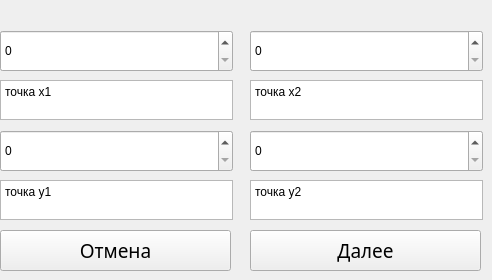
                 <widget class="QWidget" name="page_20">
                  <widget class="QSpinBox" name="spinBox_9">
                   <property name="geometry">
                    <rect>
                     <x>0</x>
                     <y>130</y>
                     <width>233</width>
                     <height>42</height>
                    </rect>
                   </property>
                   <property name="sizePolicy">
                    <sizepolicy hsizetype="Expanding" vsizetype="Fixed">
                     <horstretch>0</horstretch>
                     <verstretch>0</verstretch>
                    </sizepolicy>
                   </property>
                   <property name="minimumSize">
                    <size>
                     <width>0</width>
                     <height>42</height>
                    </size>
                   </property>
                   <property name="layoutDirection">
                    <enum>Qt::LayoutDirection::LeftToRight</enum>
                   </property>
                   <property name="maximum">
                    <number>65535</number>
                   </property>
                  </widget>
                  <widget class="QSpinBox" name="spinBox_14">
                   <property name="geometry">
                    <rect>
                     <x>250</x>
                     <y>130</y>
                     <width>233</width>
                     <height>42</height>
                    </rect>
                   </property>
                   <property name="sizePolicy">
                    <sizepolicy hsizetype="Expanding" vsizetype="Fixed">
                     <horstretch>0</horstretch>
                     <verstretch>0</verstretch>
                    </sizepolicy>
                   </property>
                   <property name="minimumSize">
                    <size>
                     <width>0</width>
                     <height>42</height>
                    </size>
                   </property>
                   <property name="layoutDirection">
                    <enum>Qt::LayoutDirection::LeftToRight</enum>
                   </property>
                   <property name="maximum">
                    <number>65535</number>
                   </property>
                  </widget>
                  <widget class="QSpinBox" name="spinBox_15">
                   <property name="geometry">
                    <rect>
                     <x>250</x>
                     <y>30</y>
                     <width>233</width>
                     <height>42</height>
                    </rect>
                   </property>
                   <property name="sizePolicy">
                    <sizepolicy hsizetype="Expanding" vsizetype="Fixed">
                     <horstretch>0</horstretch>
                     <verstretch>0</verstretch>
                    </sizepolicy>
                   </property>
                   <property name="minimumSize">
                    <size>
                     <width>0</width>
                     <height>42</height>
                    </size>
                   </property>
                   <property name="layoutDirection">
                    <enum>Qt::LayoutDirection::LeftToRight</enum>
                   </property>
                   <property name="maximum">
                    <number>65535</number>
                   </property>
                  </widget>
                  <widget class="QSpinBox" name="spinBox_16">
                   <property name="geometry">
                    <rect>
                     <x>0</x>
                     <y>30</y>
                     <width>233</width>
                     <height>42</height>
                    </rect>
                   </property>
                   <property name="sizePolicy">
                    <sizepolicy hsizetype="Expanding" vsizetype="Fixed">
                     <horstretch>0</horstretch>
                     <verstretch>0</verstretch>
                    </sizepolicy>
                   </property>
                   <property name="minimumSize">
                    <size>
                     <width>0</width>
                     <height>42</height>
                    </size>
                   </property>
                   <property name="layoutDirection">
                    <enum>Qt::LayoutDirection::LeftToRight</enum>
                   </property>
                   <property name="maximum">
                    <number>65535</number>
                   </property>
                  </widget>
                  <widget class="QSpinBox" name="spinBox_17">
                   <property name="geometry">
                    <rect>
                     <x>250</x>
                     <y>130</y>
                     <width>233</width>
                     <height>42</height>
                    </rect>
                   </property>
                   <property name="sizePolicy">
                    <sizepolicy hsizetype="Expanding" vsizetype="Fixed">
                     <horstretch>0</horstretch>
                     <verstretch>0</verstretch>
                    </sizepolicy>
                   </property>
                   <property name="minimumSize">
                    <size>
                     <width>0</width>
                     <height>42</height>
                    </size>
                   </property>
                   <property name="layoutDirection">
                    <enum>Qt::LayoutDirection::LeftToRight</enum>
                   </property>
                   <property name="maximum">
                    <number>65535</number>
                   </property>
                  </widget>
                  <widget class="QSpinBox" name="spinBox_18">
                   <property name="geometry">
                    <rect>
                     <x>250</x>
                     <y>30</y>
                     <width>233</width>
                     <height>42</height>
                    </rect>
                   </property>
                   <property name="sizePolicy">
                    <sizepolicy hsizetype="Expanding" vsizetype="Fixed">
                     <horstretch>0</horstretch>
                     <verstretch>0</verstretch>
                    </sizepolicy>
                   </property>
                   <property name="minimumSize">
                    <size>
                     <width>0</width>
                     <height>42</height>
                    </size>
                   </property>
                   <property name="layoutDirection">
                    <enum>Qt::LayoutDirection::LeftToRight</enum>
                   </property>
                   <property name="maximum">
                    <number>65535</number>
                   </property>
                  </widget>
                  <widget class="QSpinBox" name="spinBox_19">
                   <property name="geometry">
                    <rect>
                     <x>0</x>
                     <y>130</y>
                     <width>233</width>
                     <height>42</height>
                    </rect>
                   </property>
                   <property name="sizePolicy">
                    <sizepolicy hsizetype="Expanding" vsizetype="Fixed">
                     <horstretch>0</horstretch>
                     <verstretch>0</verstretch>
                    </sizepolicy>
                   </property>
                   <property name="minimumSize">
                    <size>
                     <width>0</width>
                     <height>42</height>
                    </size>
                   </property>
                   <property name="layoutDirection">
                    <enum>Qt::LayoutDirection::LeftToRight</enum>
                   </property>
                   <property name="maximum">
                    <number>65535</number>
                   </property>
                  </widget>
                  <widget class="QSpinBox" name="spinBox_20">
                   <property name="geometry">
                    <rect>
                     <x>0</x>
                     <y>30</y>
                     <width>233</width>
                     <height>42</height>
                    </rect>
                   </property>
                   <property name="sizePolicy">
                    <sizepolicy hsizetype="Expanding" vsizetype="Fixed">
                     <horstretch>0</horstretch>
                     <verstretch>0</verstretch>
                    </sizepolicy>
                   </property>
                   <property name="minimumSize">
                    <size>
                     <width>0</width>
                     <height>42</height>
                    </size>
                   </property>
                   <property name="layoutDirection">
                    <enum>Qt::LayoutDirection::LeftToRight</enum>
                   </property>
                   <property name="maximum">
                    <number>65535</number>
                   </property>
                  </widget>
                  <widget class="QTextBrowser" name="textBrowser_97">
                   <property name="geometry">
                    <rect>
                     <x>250</x>
                     <y>80</y>
                     <width>233</width>
                     <height>40</height>
                    </rect>
                   </property>
                   <property name="sizePolicy">
                    <sizepolicy hsizetype="Minimum" vsizetype="Expanding">
                     <horstretch>0</horstretch>
                     <verstretch>0</verstretch>
                    </sizepolicy>
                   </property>
                   <property name="minimumSize">
                    <size>
                     <width>97</width>
                     <height>0</height>
                    </size>
                   </property>
                   <property name="maximumSize">
                    <size>
                     <width>16777215</width>
                     <height>40</height>
                    </size>
                   </property>
                   <property name="html">
                    <string>&lt;!DOCTYPE HTML PUBLIC &quot;-//W3C//DTD HTML 4.0//EN&quot; &quot;http://www.w3.org/TR/REC-html40/strict.dtd&quot;&gt;
&lt;html&gt;&lt;head&gt;&lt;meta name=&quot;qrichtext&quot; content=&quot;1&quot; /&gt;&lt;meta charset=&quot;utf-8&quot; /&gt;&lt;style type=&quot;text/css&quot;&gt;
p, li { white-space: pre-wrap; }
hr { height: 1px; border-width: 0; }
li.unchecked::marker { content: &quot;\2610&quot;; }
li.checked::marker { content: &quot;\2612&quot;; }
&lt;/style&gt;&lt;/head&gt;&lt;body style=&quot; font-family:'Noto Sans SC'; font-size:9pt; font-weight:400; font-style:normal;&quot;&gt;
&lt;p style=&quot; margin-top:0px; margin-bottom:0px; margin-left:0px; margin-right:0px; -qt-block-indent:0; text-indent:0px;&quot;&gt;точка x2&lt;/p&gt;
&lt;p style=&quot;-qt-paragraph-type:empty; margin-top:0px; margin-bottom:0px; margin-left:0px; margin-right:0px; -qt-block-indent:0; text-indent:0px;&quot;&gt;&lt;br /&gt;&lt;/p&gt;&lt;/body&gt;&lt;/html&gt;</string>
                   </property>
                  </widget>
                  <widget class="QTextBrowser" name="textBrowser_98">
                   <property name="geometry">
                    <rect>
                     <x>250</x>
                     <y>180</y>
                     <width>233</width>
                     <height>40</height>
                    </rect>
                   </property>
                   <property name="sizePolicy">
                    <sizepolicy hsizetype="Minimum" vsizetype="Expanding">
                     <horstretch>0</horstretch>
                     <verstretch>0</verstretch>
                    </sizepolicy>
                   </property>
                   <property name="minimumSize">
                    <size>
                     <width>97</width>
                     <height>0</height>
                    </size>
                   </property>
                   <property name="maximumSize">
                    <size>
                     <width>16777215</width>
                     <height>40</height>
                    </size>
                   </property>
                   <property name="html">
                    <string>&lt;!DOCTYPE HTML PUBLIC &quot;-//W3C//DTD HTML 4.0//EN&quot; &quot;http://www.w3.org/TR/REC-html40/strict.dtd&quot;&gt;
&lt;html&gt;&lt;head&gt;&lt;meta name=&quot;qrichtext&quot; content=&quot;1&quot; /&gt;&lt;meta charset=&quot;utf-8&quot; /&gt;&lt;style type=&quot;text/css&quot;&gt;
p, li { white-space: pre-wrap; }
hr { height: 1px; border-width: 0; }
li.unchecked::marker { content: &quot;\2610&quot;; }
li.checked::marker { content: &quot;\2612&quot;; }
&lt;/style&gt;&lt;/head&gt;&lt;body style=&quot; font-family:'Noto Sans SC'; font-size:9pt; font-weight:400; font-style:normal;&quot;&gt;
&lt;p style=&quot; margin-top:0px; margin-bottom:0px; margin-left:0px; margin-right:0px; -qt-block-indent:0; text-indent:0px;&quot;&gt;точка y2&lt;/p&gt;&lt;/body&gt;&lt;/html&gt;</string>
                   </property>
                  </widget>
                  <widget class="QTextBrowser" name="textBrowser_99">
                   <property name="geometry">
                    <rect>
                     <x>0</x>
                     <y>180</y>
                     <width>233</width>
                     <height>40</height>
                    </rect>
                   </property>
                   <property name="sizePolicy">
                    <sizepolicy hsizetype="Minimum" vsizetype="Expanding">
                     <horstretch>0</horstretch>
                     <verstretch>0</verstretch>
                    </sizepolicy>
                   </property>
                   <property name="minimumSize">
                    <size>
                     <width>97</width>
                     <height>0</height>
                    </size>
                   </property>
                   <property name="maximumSize">
                    <size>
                     <width>16777215</width>
                     <height>40</height>
                    </size>
                   </property>
                   <property name="html">
                    <string>&lt;!DOCTYPE HTML PUBLIC &quot;-//W3C//DTD HTML 4.0//EN&quot; &quot;http://www.w3.org/TR/REC-html40/strict.dtd&quot;&gt;
&lt;html&gt;&lt;head&gt;&lt;meta name=&quot;qrichtext&quot; content=&quot;1&quot; /&gt;&lt;meta charset=&quot;utf-8&quot; /&gt;&lt;style type=&quot;text/css&quot;&gt;
p, li { white-space: pre-wrap; }
hr { height: 1px; border-width: 0; }
li.unchecked::marker { content: &quot;\2610&quot;; }
li.checked::marker { content: &quot;\2612&quot;; }
&lt;/style&gt;&lt;/head&gt;&lt;body style=&quot; font-family:'Noto Sans SC'; font-size:9pt; font-weight:400; font-style:normal;&quot;&gt;
&lt;p style=&quot; margin-top:0px; margin-bottom:0px; margin-left:0px; margin-right:0px; -qt-block-indent:0; text-indent:0px;&quot;&gt;точка y1&lt;/p&gt;&lt;/body&gt;&lt;/html&gt;</string>
                   </property>
                  </widget>
                  <widget class="QTextBrowser" name="textBrowser_100">
                   <property name="geometry">
                    <rect>
                     <x>0</x>
                     <y>80</y>
                     <width>233</width>
                     <height>40</height>
                    </rect>
                   </property>
                   <property name="sizePolicy">
                    <sizepolicy hsizetype="Minimum" vsizetype="Expanding">
                     <horstretch>0</horstretch>
                     <verstretch>0</verstretch>
                    </sizepolicy>
                   </property>
                   <property name="minimumSize">
                    <size>
                     <width>97</width>
                     <height>0</height>
                    </size>
                   </property>
                   <property name="maximumSize">
                    <size>
                     <width>16777215</width>
                     <height>40</height>
                    </size>
                   </property>
                   <property name="html">
                    <string>&lt;!DOCTYPE HTML PUBLIC &quot;-//W3C//DTD HTML 4.0//EN&quot; &quot;http://www.w3.org/TR/REC-html40/strict.dtd&quot;&gt;
&lt;html&gt;&lt;head&gt;&lt;meta name=&quot;qrichtext&quot; content=&quot;1&quot; /&gt;&lt;meta charset=&quot;utf-8&quot; /&gt;&lt;style type=&quot;text/css&quot;&gt;
p, li { white-space: pre-wrap; }
hr { height: 1px; border-width: 0; }
li.unchecked::marker { content: &quot;\2610&quot;; }
li.checked::marker { content: &quot;\2612&quot;; }
&lt;/style&gt;&lt;/head&gt;&lt;body style=&quot; font-family:'Noto Sans SC'; font-size:9pt; font-weight:400; font-style:normal;&quot;&gt;
&lt;p style=&quot; margin-top:0px; margin-bottom:0px; margin-left:0px; margin-right:0px; -qt-block-indent:0; text-indent:0px;&quot;&gt;точка x1&lt;/p&gt;&lt;/body&gt;&lt;/html&gt;</string>
                   </property>
                  </widget>
                  <widget class="QPushButton" name="pushButton_28">
                   <property name="geometry">
                    <rect>
                     <x>250</x>
                     <y>230</y>
                     <width>231</width>
                     <height>41</height>
                    </rect>
                   </property>
                   <property name="font">
                    <font>
                     <family>Noto Sans SC</family>
                     <pointsize>14</pointsize>
                    </font>
                   </property>
                   <property name="text">
                    <string>Далее</string>
                   </property>
                  </widget>
                  <widget class="QPushButton" name="pushButton_29">
                   <property name="geometry">
                    <rect>
                     <x>0</x>
                     <y>230</y>
                     <width>231</width>
                     <height>41</height>
                    </rect>
                   </property>
                   <property name="font">
                    <font>
                     <family>Noto Sans SC</family>
                     <pointsize>14</pointsize>
                    </font>
                   </property>
                   <property name="text">
                    <string>Отмена</string>
                   </property>
                  </widget>
                 </widget>
